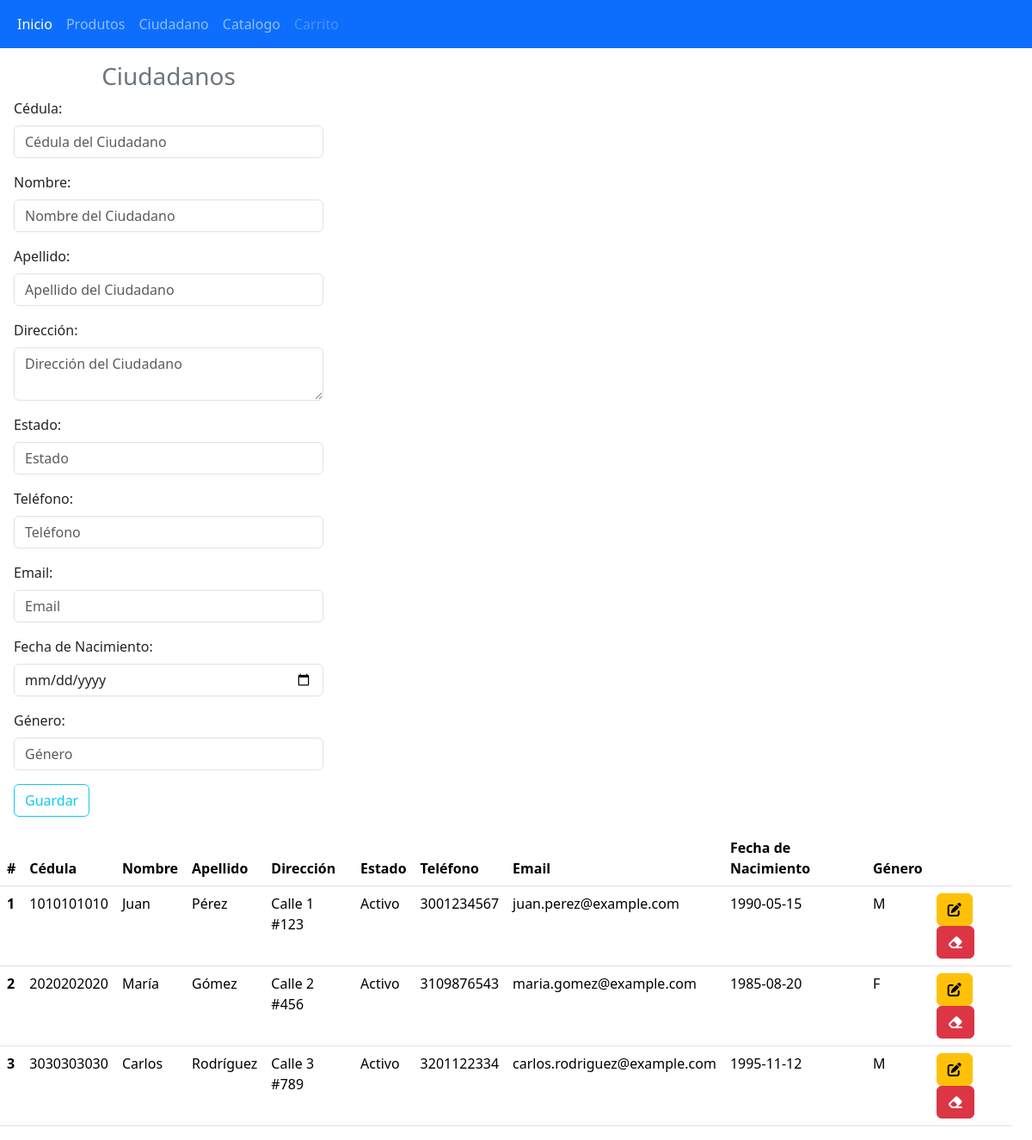
The app's page /ciudadano.php, older data.
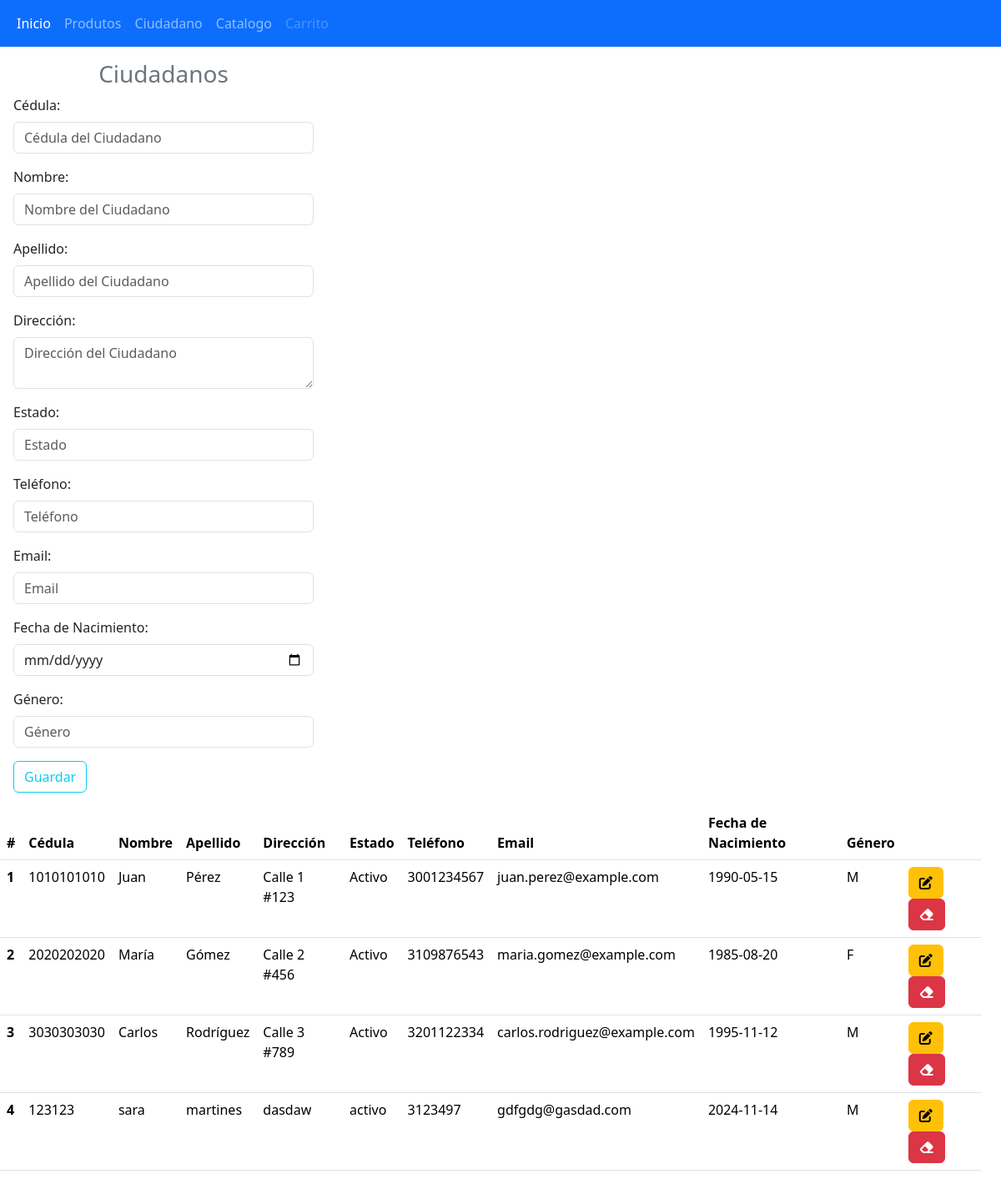
The same page, newer data.
### tables this page shows
CREATE TABLE `ciudadano` (
  `id` int(11) NOT NULL,
  `cedula` varchar(20) NOT NULL,
  `nombre` varchar(50) NOT NULL,
  `apellido` varchar(50) NOT NULL,
  `direccion` text DEFAULT NULL,
  `telefono` varchar(15) DEFAULT NULL,
  `email` varchar(100) DEFAULT NULL,
  `fechaNacimiento` date DEFAULT NULL,
  `genero` char(1) DEFAULT NULL,
  `estado` varchar(20) DEFAULT NULL
);

### ciudadano.php (the view, shortened to what this page needs)
<!DOCTYPE html>
<html lang="es">
<head>
    <link href="https://cdn.jsdelivr.net/npm/bootstrap@5.3.3/dist/css/bootstrap.min.css" rel="stylesheet">
</head>
<body>
<?php
include "navbar.php";
?>
<div class="container-fluid row">
    <?php
    include "conexion.php";
    ?>
    <form class="col-4 p-3" method="POST">
        <fieldset>
            <h3 class="text-center text-secondary">Ciudadanos</h3>
            <div class="mb-3">
                <label class="form-label">Cédula:</label>
                <input type="text" class="form-control" placeholder="Cédula del Ciudadano" name="cedula">
            </div>
            <div class="mb-3">
                <label class="form-label">Nombre:</label>
                <input type="text" class="form-control" placeholder="Nombre del Ciudadano" name="nombre">
            </div>
            <div class="mb-3">
                <label class="form-label">Apellido:</label>
                <input type="text" class="form-control" placeholder="Apellido del Ciudadano" name="apellido">
            </div>
            <div class="mb-3">
                <label class="form-label">Dirección:</label>
                <textarea class="form-control" placeholder="Dirección del Ciudadano" name="direccion"></textarea>
            </div>
            <div class="mb-3">
                <label class="form-label">Estado:</label>
                <input type="text" class="form-control" placeholder="Estado" name="estado">
            </div>
            <div class="mb-3">
                <label class="form-label">Teléfono:</label>
                <input type="text" class="form-control" placeholder="Teléfono" name="telefono">
            </div>
            <div class="mb-3">
                <label class="form-label">Email:</label>
                <input type="email" class="form-control" placeholder="Email" name="email">
            </div>
            <div class="mb-3">
                <label class="form-label">Fecha de Nacimiento:</label>
                <input type="date" class="form-control" name="fechaNacimiento">
            </div>
            <div class="mb-3">
                <label class="form-label">Género:</label>
                <input type="text" class="form-control" placeholder="Género" name="genero">
            </div>
            <button type="submit" class="btn btn-outline-info m-auto" name="btnGuardar" value="ok">Guardar</button>
        </fieldset>
    </form>
    <?php
    $sql = $conexion->query("SELECT id, cedula, nombre, apellido, direccion, estado, telefono, email, fechaNacimiento, genero FROM ciudadano");
    ?>
    <table class="table">
        <thead class="bg-info">
        <tr>
            <th scope="col">#</th>
            <th scope="col">Cédula</th>
            <th scope="col">Nombre</th>
            <th scope="col">Apellido</th>
            <th scope="col">Dirección</th>
            <th scope="col">Estado</th>
            <th scope="col">Teléfono</th>
            <th scope="col">Email</th>
            <th scope="col">Fecha de Nacimiento</th>
            <th scope="col">Género</th>
            <th scope="col"></th>
        </tr>
        </thead>
        <tbody>
        <?php while($datos = $sql->fetch_object()){ ?>
            <tr>
                <th scope="row"><?= $datos->id ?></th>
                <td><?= $datos->cedula ?></td>
                <td><?= $datos->nombre ?></td>
                <td><?= $datos->apellido ?></td>
                <td><?= $datos->direccion ?></td>
                <td><?= $datos->estado ?></td>
                <td><?= $datos->telefono ?></td>
                <td><?= $datos->email ?></td>
                <td><?= $datos->fechaNacimiento ?></td>
                <td><?= $datos->genero ?></td>
                <td>
                    <a href="actualizar.php?id=<?= $datos->id ?>" class="btn btn-small btn-warning"><i class="fa-solid fa-pen-to-square"></i></a>
                    <a href="eliminar.php?id=<?= $datos->id ?>" class="btn btn-small btn-danger"><i class="fa-solid fa-eraser"></i></a>
                </td>
            </tr>
        <?php } ?>
        </tbody>
    </table>
</div>
</body>
</html>

Row changes from the older to the newer data that the page shows:
added ciudadano: id "4", cedula "123123", nombre "sara", apellido "martines", direccion "dasdaw", estado "activo", telefono "3123497", email "gdfgdg@gasdad.com", fechaNacimiento "2024-11-14", genero "M"
